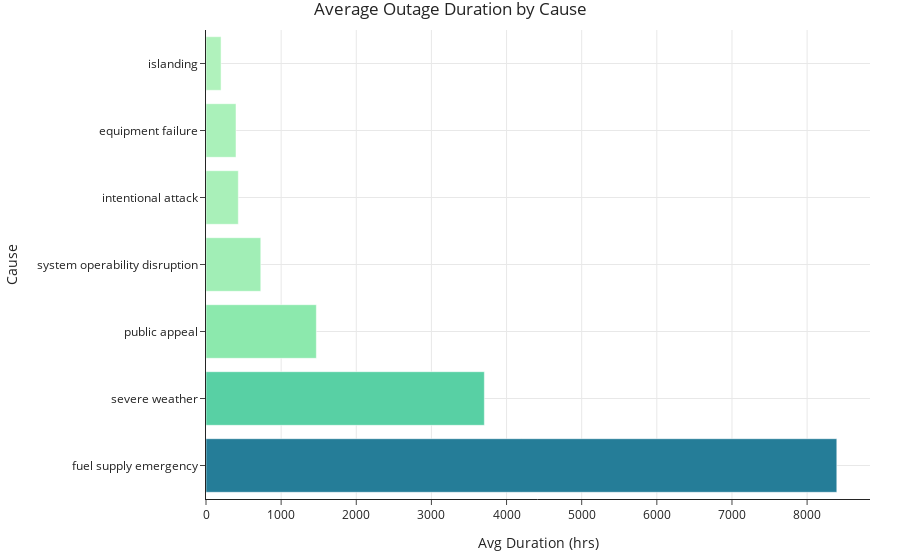

Here is the notebook cell this chart was saved with:
### Code cell
duration_by_cause = outages.groupby('CAUSE.CATEGORY')['OUTAGE.DURATION'].mean().reset_index()

fig3 = px.bar(
    duration_by_cause.sort_values(by='OUTAGE.DURATION', ascending=False),
    x='OUTAGE.DURATION',
    y='CAUSE.CATEGORY',
    orientation='h',
    title='Average Outage Duration by Cause',
    labels={'OUTAGE.DURATION': 'Avg Duration (hrs)', 'CAUSE.CATEGORY': 'Cause'},
    color='OUTAGE.DURATION',
    color_continuous_scale='Tealgrn'
)

fig3.update_layout(
   coloraxis_showscale=False
)

fig3.show()

### Figure 1 — Plotly figure (JSON) as saved in the notebook; plotly's stock layout.template omitted (floating-point values rounded to 4 significant figures)
{"data": [{"alignmentgroup": "True", "hovertemplate": "Avg Duration (hrs)=%{marker.color}<br>Cause=%{y}<extra></extra>", "legendgroup": "", "marker": {"color": [8395.0, 3704.0, 1468.0, 728.9, 430.0, 399.1, 200.5], "coloraxis": "coloraxis", "pattern": {"shape": ""}}, "name": "", "offsetgroup": "", "orientation": "h", "showlegend": false, "textposition": "auto", "type": "bar", "x": [8395.0, 3704.0, 1468.0, 728.9, 430.0, 399.1, 200.5], "xaxis": "x", "y": ["fuel supply emergency", "severe weather", "public appeal", "system operability disruption", "intentional attack", "equipment failure", "islanding"], "yaxis": "y"}], "layout": {"barmode": "relative", "coloraxis": {"colorbar": {"title": {"text": "Avg Duration (hrs)"}}, "colorscale": [[0, "rgb(176, 242, 188)"], [0.1667, "rgb(137, 232, 172)"], [0.3333, "rgb(103, 219, 165)"], [0.5, "rgb(76, 200, 163)"], [0.6667, "rgb(56, 178, 163)"], [0.8333, "rgb(44, 152, 160)"], [1, "rgb(37, 125, 152)"]], "showscale": false}, "legend": {"tracegroupgap": 0}, "title": {"text": "Average Outage Duration by Cause"}, "xaxis": {"anchor": "y", "domain": [0, 1], "title": {"text": "Avg Duration (hrs)"}}, "yaxis": {"anchor": "x", "domain": [0, 1], "title": {"text": "Cause"}}}}
